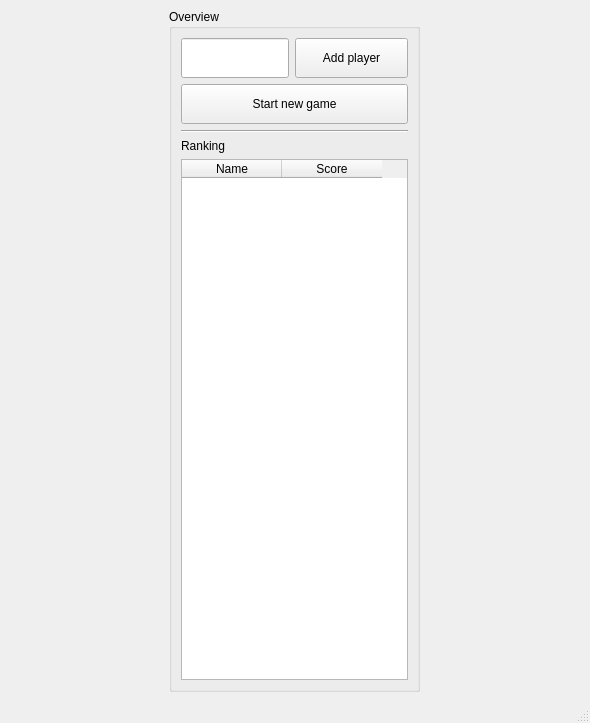
<?xml version="1.0" encoding="UTF-8"?>
<ui version="4.0">
 <class>MainWindow</class>
 <widget class="QMainWindow" name="MainWindow">
  <property name="geometry">
   <rect>
    <x>0</x>
    <y>0</y>
    <width>590</width>
    <height>723</height>
   </rect>
  </property>
  <property name="windowTitle">
   <string>MainWindow</string>
  </property>
  <widget class="QWidget" name="centralwidget">
   <layout class="QHBoxLayout" name="horizontalLayout">
    <item>
     <widget class="QGroupBox" name="groupBox">
      <property name="minimumSize">
       <size>
        <width>251</width>
        <height>0</height>
       </size>
      </property>
      <property name="maximumSize">
       <size>
        <width>251</width>
        <height>16777215</height>
       </size>
      </property>
      <property name="title">
       <string>Overview</string>
      </property>
      <layout class="QVBoxLayout" name="verticalLayout">
       <item>
        <layout class="QFormLayout" name="formLayout">
         <property name="fieldGrowthPolicy">
          <enum>QFormLayout::AllNonFixedFieldsGrow</enum>
         </property>
         <item row="0" column="0">
          <widget class="QLineEdit" name="ledPlayerName">
           <property name="minimumSize">
            <size>
             <width>0</width>
             <height>40</height>
            </size>
           </property>
           <property name="text">
            <string/>
           </property>
          </widget>
         </item>
         <item row="0" column="1">
          <widget class="QPushButton" name="btnAddplayer">
           <property name="minimumSize">
            <size>
             <width>0</width>
             <height>40</height>
            </size>
           </property>
           <property name="text">
            <string>Add player</string>
           </property>
          </widget>
         </item>
        </layout>
       </item>
       <item>
        <widget class="QPushButton" name="btnStart">
         <property name="minimumSize">
          <size>
           <width>0</width>
           <height>40</height>
          </size>
         </property>
         <property name="text">
          <string>Start new game</string>
         </property>
        </widget>
       </item>
       <item>
        <widget class="Line" name="line">
         <property name="orientation">
          <enum>Qt::Horizontal</enum>
         </property>
        </widget>
       </item>
       <item>
        <widget class="QLabel" name="label">
         <property name="text">
          <string>Ranking</string>
         </property>
        </widget>
       </item>
       <item>
        <widget class="QTableWidget" name="tblRanking">
         <column>
          <property name="text">
           <string>Name</string>
          </property>
         </column>
         <column>
          <property name="text">
           <string>Score</string>
          </property>
         </column>
        </widget>
       </item>
      </layout>
     </widget>
    </item>
   </layout>
  </widget>
  <widget class="QMenuBar" name="menubar">
   <property name="geometry">
    <rect>
     <x>0</x>
     <y>0</y>
     <width>590</width>
     <height>21</height>
    </rect>
   </property>
  </widget>
  <widget class="QStatusBar" name="statusbar"/>
 </widget>
 <resources/>
 <connections/>
</ui>
